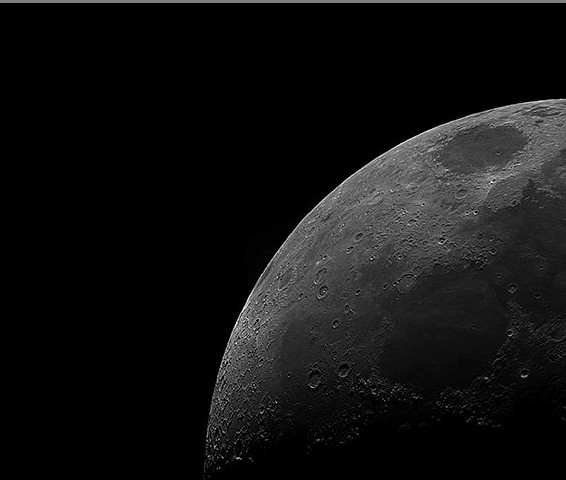
#> input picture lua.jpg, 566 x 480 px
$ python img_color.py
#> lines starting #> are read from the running program, lines starting #| are printed output that depends on the picture
from PIL import Image, ImageDraw, ImageFont
from struct import pack
file = "lua.jpg"
im = Image.open(file)
#> im is the input picture: PIL image 566x480 RGB; min 0, max 255, mean 17.8
pix = im.load()
size = im.size
#> size = (566, 480)
#print (size)
black = (0, 0, 0)
w = size[1]
#> w = 480
h = size[0]
#> h = 566
list = [[0] * h for i in range(w)]
#print len(list), len(list[0])
for i in range(w - 1):
    for j in range(h - 1):
        #print i, j
        if pix[j,i] == black :
            list[i][j] = 0
        else:
            list[i][j] = 1

text = ""
for i in range(len(list)):
    for j in range(len(list[0])):
        #print list[i][j],
        text += str(list[i][j]) + " "
    text += "\n"
    #print

#print text
img = Image.new('RGB', (w * 4, h * 6), color = (255, 255, 255))
#> img: PIL image 1920x3396 RGB; every value is 255
d = ImageDraw.Draw(img)
font = ImageFont.truetype("arial.ttf", 5)
d.text((1,1), text, fill=(0, 0, 0), font = font)
img.save('pil.png')
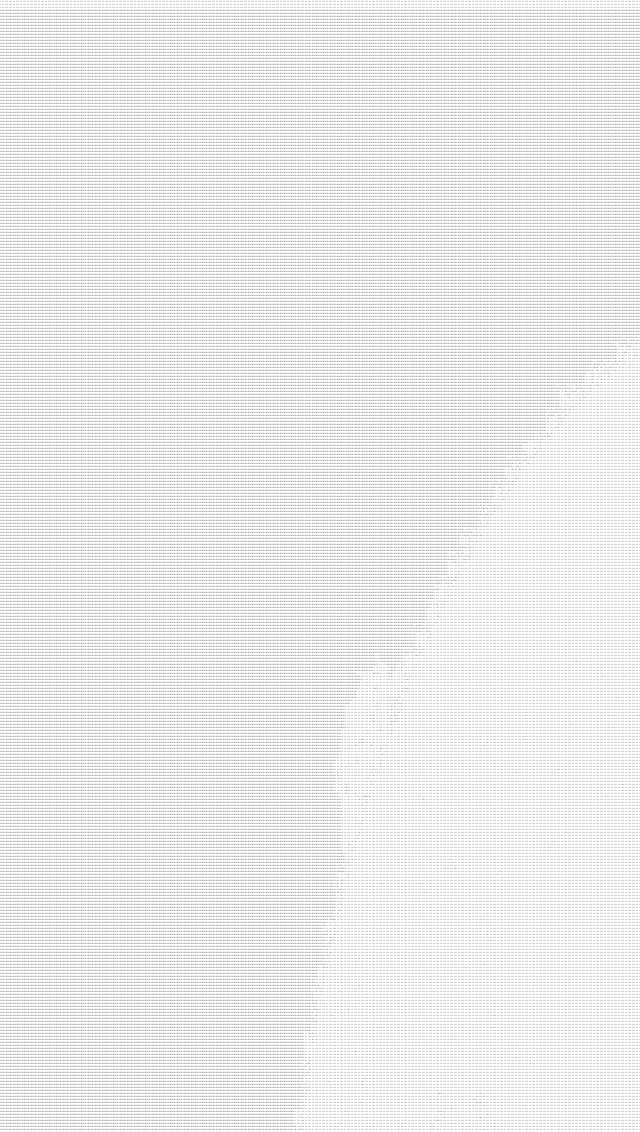
#> saved as pil.png: PIL image 1920x3396 RGB (shown at 1/3 size); min 106, max 255, mean 234.5
#(566, 480)
